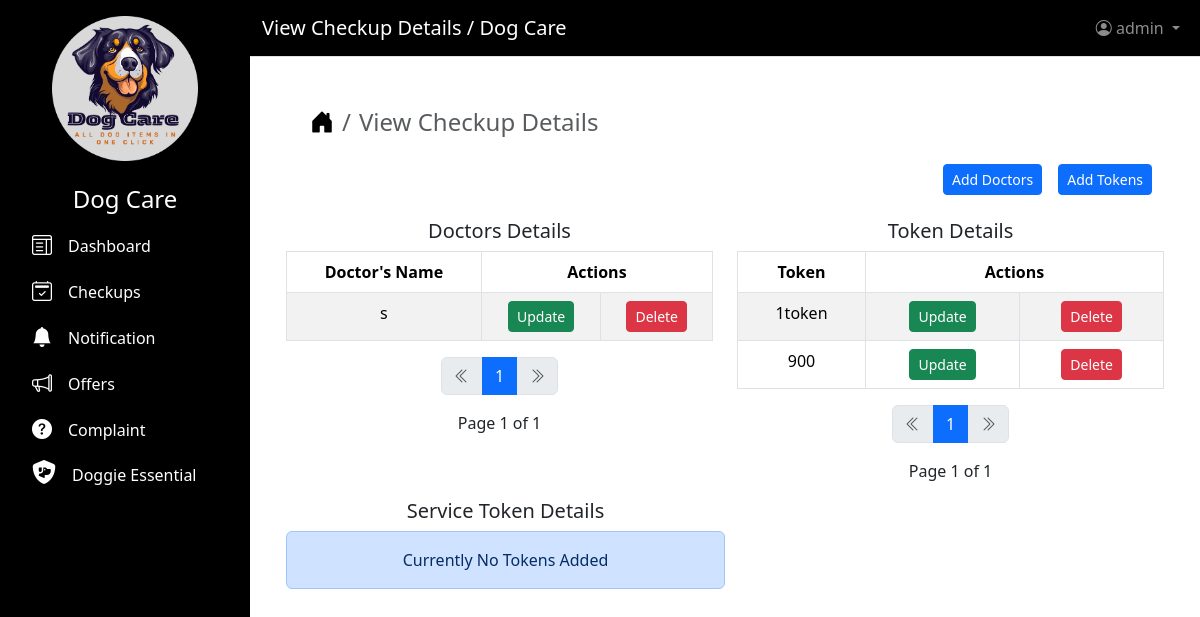
The page /view/Checkup_details (signed in) on the database as committed earlier.
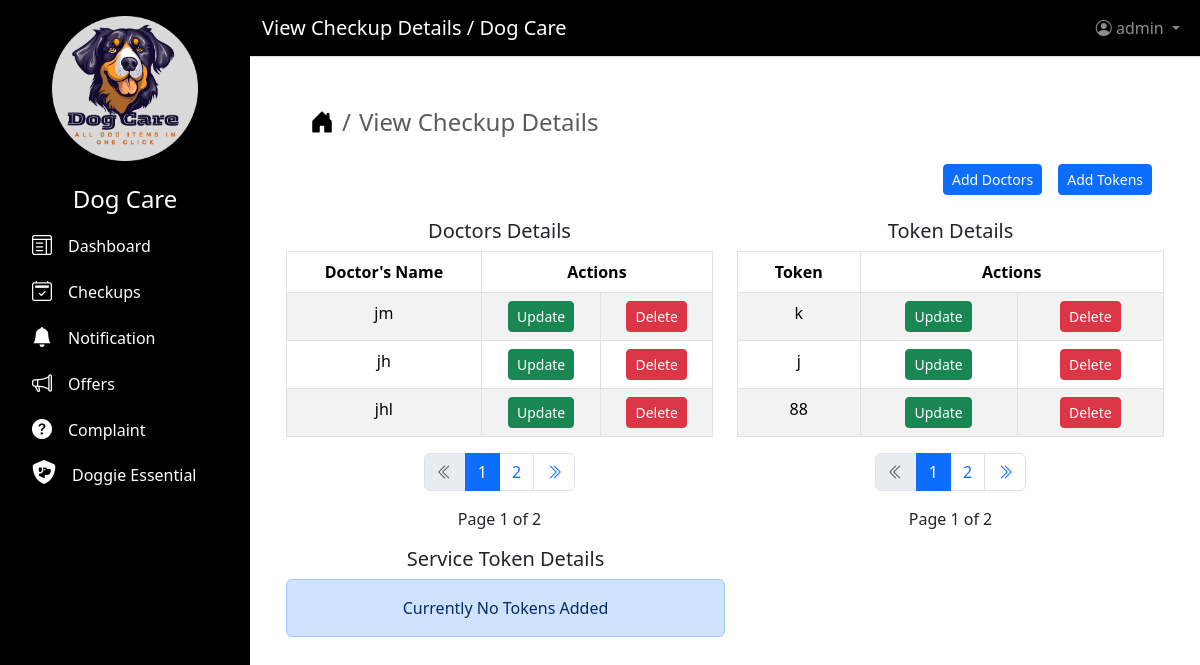
The same page on the database as committed later.
### shop/models.py (models this page shows, shortened)
class Doctors(models.Model):
    doctor_name = models.CharField(max_length=200, unique=True, blank=True)
    specialized = models.CharField(max_length=200, blank=True)

class Token(models.Model):
    Token = models.CharField(max_length=200, unique=True)
    token_available = models.BooleanField(default=True)

### shop/views.py (the view)
class CheckUpDetailsListView(ListView):
    template_name = "view_checkup_doctors_tokens.html"
    context_object_name = "all_doctors"
    paginate_by = 3
    def get_queryset(self):
        return Doctors.objects.all()  # Custom queryset (e.g., you could add filters)
    def get_context_data(self, **kwargs):
        context = super().get_context_data(**kwargs)
        context["page_title"] = "View Checkup Details"
        context["all_tokens"] = Token.objects.all()
        context["all_tokens_services"] = TokenService.objects.all()
        return context

### shop/templates/view_checkup_doctors_tokens.html (shortened to what the changed rows need)
{% extends "base.html" %}
{% block content %}
{% if request.user.role == "SHOP OWNER"%}
    <div class="container mt-4">
        <div class="row">
            <div class="col-md-6">
                {% if all_doctors %}
                    <div class="table-responsive">
                        <table class="table table-bordered table-striped table-hover">
                            <thead>
                                <tr class="text-center">
                                    <th>Doctor's Name</th>
                                    <th colspan=2>Actions</th>
                                </tr>
                            </thead>
                            <tbody>
                                {% for all_doctor in all_doctors %}
                                    <tr class="text-center">
                                        <td>{{ all_doctor.doctor_name }}</td>
                                        <td>
                                            <a href="{% url 'update_doctors_checkup_details' all_doctor.id %}">
                                                <button type="submit" class="btn btn-success btn-sm">Update</button>
                                            </a>
                                        </td>
                                        <td>
                                            <button type="button"
                                                    class="btn btn-danger btn-sm"
                                                    data-bs-toggle="modal"
                                                    data-bs-target="#exampleModal{{ all_doctor.id }}">Delete</button>
                                        </td>
                                    </tr>
                                {% endfor %}
                            </tbody>
                        </table>
                        {% include "pagination.html" %}
                    </div>
                {% else %}
                    <div class="alert alert-primary text-center" role="alert">Currently No Doctors Added</div>
                {% endif %}
            </div>
            <div class="col-md-6">
                {% if all_tokens %}
                    <div class="table-responsive">
                        <table class="table table-bordered table-striped table-hover">
                            <thead>
                                <tr class="text-center">
                                    <th>Token</th>
                                    <th colspan=2>Actions</th>
                                </tr>
                            </thead>
                            <tbody>
                                {% for all_token in all_tokens %}
                                    <tr class="text-center">
                                        <td>{{ all_token.Token }}</td>
                                        <td>
                                            <a href="{% url 'update_token_checkup_details' all_token.id %}">
                                                <button type="submit" class="btn btn-success btn-sm">Update</button>
                                            </a>
                                        </td>
                                        <td>
                                            <button type="button"
                                                    class="btn btn-danger btn-sm"
                                                    data-bs-toggle="modal"
                                                    data-bs-target="#exampleModal{{ all_token.id }}">Delete</button>
                                        </td>
                                    </tr>
                                {% endfor %}
                            </tbody>
                        </table>
                        {% include "pagination.html" %}
                    </div>
                {% else %}
                    <div class="alert alert-primary text-center" role="alert">Currently No Tokens Added</div>
                {% endif %}
            </div>
        </div>
</div>
{% endif %}
{% endblock content %}

Rows that differ between the two databases and show on the page:
removed Doctors: doctor_name "s"
removed Token: Token "1token"
removed Token: Token "900"
added Doctors: doctor_name "jm"
added Doctors: doctor_name "jh"
added Doctors: doctor_name "jhl"
added Token: Token "k"
added Token: Token "j"
added Token: Token "88"
Other text that changed with them:
{{ page_obj.paginator.num_pages }}: "1 1" → "2 2"
new list line: "2"
